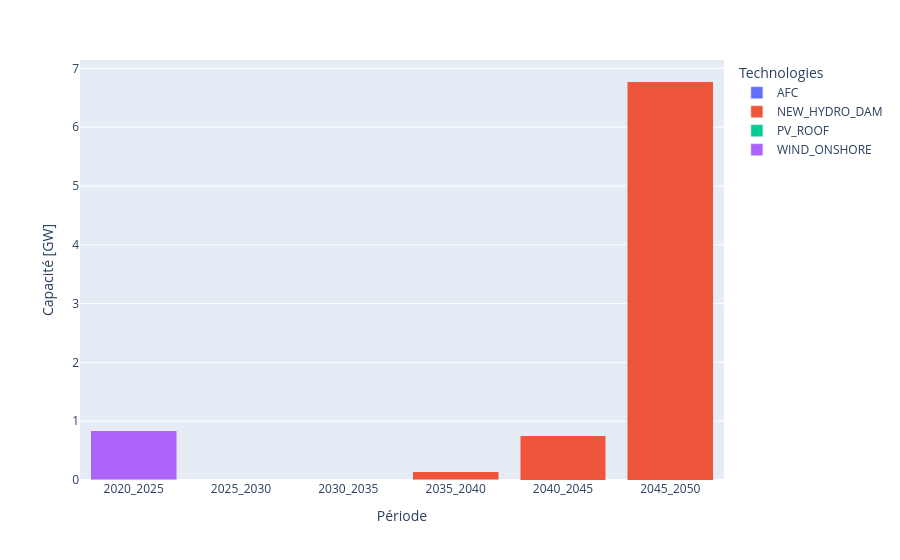

The notebook cell this image was saved under:
### Code cell
plot_elec_new_positive(results_materials_relax, elec_positive_relax)

### Figure 1 — Plotly figure (JSON) as saved in the notebook; plotly's stock layout.template omitted (floating-point values rounded to 4 significant figures)
{"data": [{"hovertemplate": "Technologies=AFC<br>Période=%{x}<br>Capacité=%{y}<extra></extra>", "legendgroup": "AFC", "marker": {"color": "#636efa", "pattern": {"shape": ""}}, "name": "AFC", "orientation": "v", "showlegend": true, "textposition": "auto", "type": "bar", "x": ["2020_2025", "2025_2030", "2030_2035", "2035_2040", "2040_2045", "2045_2050"], "xaxis": "x", "y": [0.0, 0.0, 0.0, 0.00499, 0.0, 0.0], "yaxis": "y"}, {"hovertemplate": "Technologies=NEW_HYDRO_DAM<br>Période=%{x}<br>Capacité=%{y}<extra></extra>", "legendgroup": "NEW_HYDRO_DAM", "marker": {"color": "#EF553B", "pattern": {"shape": ""}}, "name": "NEW_HYDRO_DAM", "orientation": "v", "showlegend": true, "textposition": "auto", "type": "bar", "x": ["2020_2025", "2025_2030", "2030_2035", "2035_2040", "2040_2045", "2045_2050"], "xaxis": "x", "y": [0.0, 0.0, 0.0, 0.1432, 0.757, 6.786], "yaxis": "y"}, {"hovertemplate": "Technologies=PV_ROOF<br>Période=%{x}<br>Capacité=%{y}<extra></extra>", "legendgroup": "PV_ROOF", "marker": {"color": "#00cc96", "pattern": {"shape": ""}}, "name": "PV_ROOF", "orientation": "v", "showlegend": true, "textposition": "auto", "type": "bar", "x": ["2020_2025", "2025_2030", "2030_2035", "2035_2040", "2040_2045", "2045_2050"], "xaxis": "x", "y": [0.00236, 0.0, 0.0, 0.0, 0.0, 0.0], "yaxis": "y"}, {"hovertemplate": "Technologies=WIND_ONSHORE<br>Période=%{x}<br>Capacité=%{y}<extra></extra>", "legendgroup": "WIND_ONSHORE", "marker": {"color": "#ab63fa", "pattern": {"shape": ""}}, "name": "WIND_ONSHORE", "orientation": "v", "showlegend": true, "textposition": "auto", "type": "bar", "x": ["2020_2025", "2025_2030", "2030_2035", "2035_2040", "2040_2045", "2045_2050"], "xaxis": "x", "y": [0.8352, 0.0, 0.0, 0.0, 0.0, 0.0], "yaxis": "y"}], "layout": {"barmode": "stack", "legend": {"title": {"text": "Technologies"}, "tracegroupgap": 0}, "margin": {"t": 60}, "xaxis": {"anchor": "y", "domain": [0, 1], "title": {"text": "Période"}}, "yaxis": {"anchor": "x", "domain": [0, 1], "title": {"text": "Capacité [GW]"}}}}
